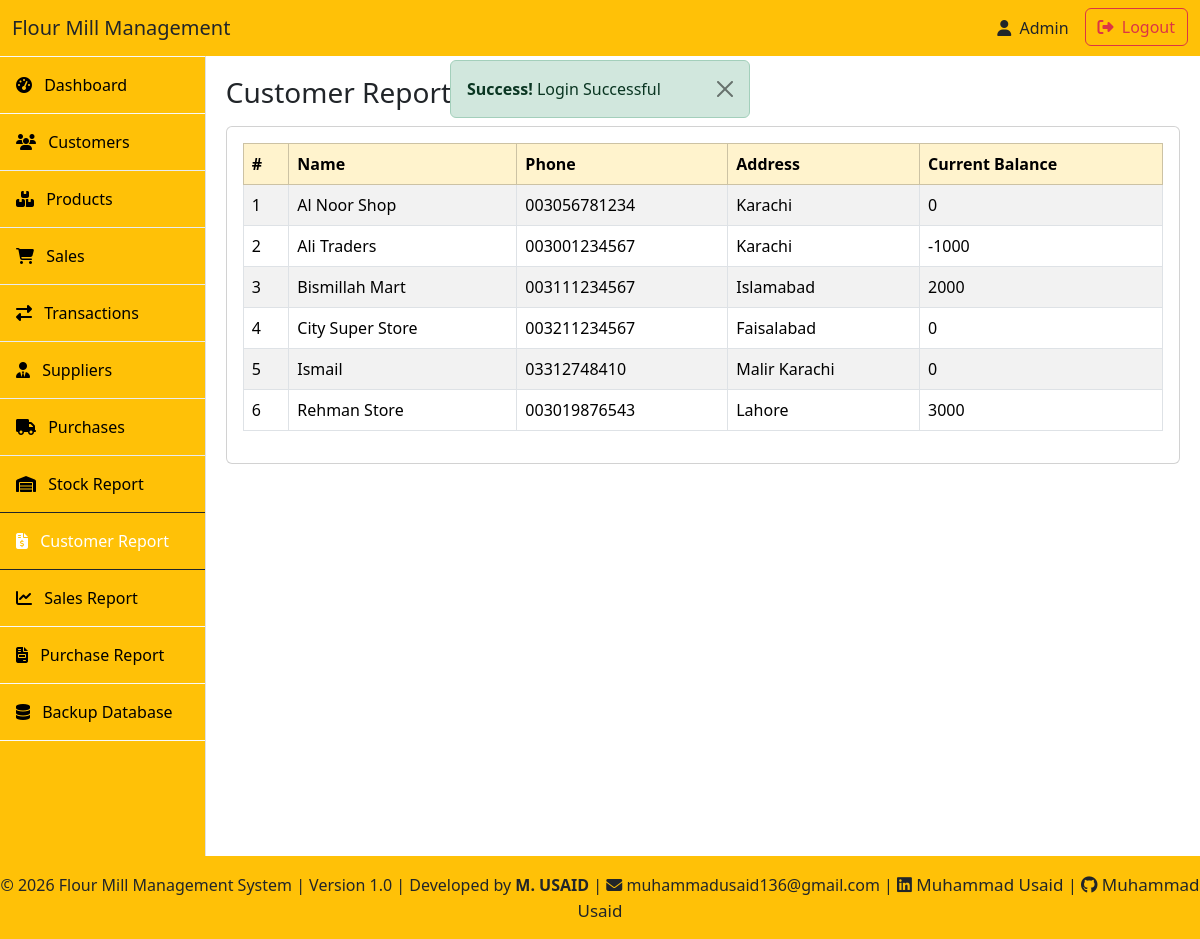
Screenshot of /reports/customer_report.php (signed in) with the database file from the repository.
### tables this page shows
CREATE TABLE `customers` (
  `id` int(11) NOT NULL AUTO_INCREMENT,
  `name` varchar(100) NOT NULL,
  `phone` varchar(20) DEFAULT NULL,
  `address` text DEFAULT NULL,
  `created_at` timestamp NOT NULL DEFAULT current_timestamp(),
  PRIMARY KEY (`id`)
);

### reports/customer_report.php (the view)
<?php
include "../includes/init.php";
include "../layout/header.php";
$stmt = mysqli_prepare($conn, "SELECT * FROM customers ORDER BY name ASC");
mysqli_stmt_execute($stmt);
$result = mysqli_stmt_get_result($stmt);
?>
<h3 class="mb-3">Customer Report</h3>
<div class="card">
    <div class="card-body">
        <div class="table-responsive">
            <table class="table table-bordered table-striped">
                <thead class="table-warning">
                    <tr>
                        <th>#</th>
                        <th>Name</th>
                        <th>Phone</th>
                        <th>Address</th>
                        <th>Current Balance</th>
                    </tr>
                </thead>
                <tbody>
                    <?php $i = 1; ?>
                    <?php while ($customer = mysqli_fetch_assoc($result)): ?>
                        <?php
                        $stmt2 = mysqli_prepare($conn, "
            SELECT SUM(CASE WHEN type='debit' THEN amount ELSE 0 END) AS total_debit,
            SUM(CASE WHEN type='credit' THEN amount ELSE 0 END) AS total_credit
            FROM transactions
            WHERE customer_id = ?
            ");
                        mysqli_stmt_bind_param($stmt2, "i", $customer['id']);
                        mysqli_stmt_execute($stmt2);
                        $result2 = mysqli_stmt_get_result($stmt2);
                        $trans = mysqli_fetch_assoc($result2);
                        $currentBalance = ($trans['total_debit'] ?? 0) - ($trans['total_credit'] ?? 0);
                        ?>
                        <tr>
                            <td><?= $i++; ?></td>
                            <td><?= $customer['name']; ?></td>
                            <td>0<?= $customer['phone']; ?></td>
                            <td><?= $customer['address'] ?></td>
                            <td><?= $currentBalance; ?></td>
                        </tr>
                    <?php endwhile; ?>
                </tbody>
            </table>
        </div>
    </div>
</div>
<?php include "../layout/footer.php"; ?>

### layout/header.php (style rules this page uses)
body { overflow-x: hidden; }

### rows the page displays
customers: name "Al Noor Shop", phone "03056781234", address "Karachi", currentBalance "0"
customers: name "Ali Traders", phone "03001234567", address "Karachi", currentBalance "-1000"
customers: name "Bismillah Mart", phone "03111234567", address "Islamabad", currentBalance "2000"
customers: name "City Super Store", phone "03211234567", address "Faisalabad", currentBalance "0"
customers: name "Ismail", phone "3312748410", address "Malir Karachi", currentBalance "0"
customers: name "Rehman Store", phone "03019876543", address "Lahore", currentBalance "3000"

### other values shown
$msg "Login Successful"
